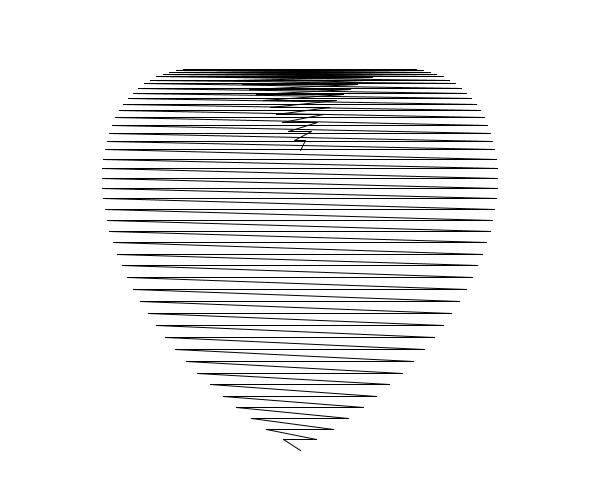
Frame 1 (no input)
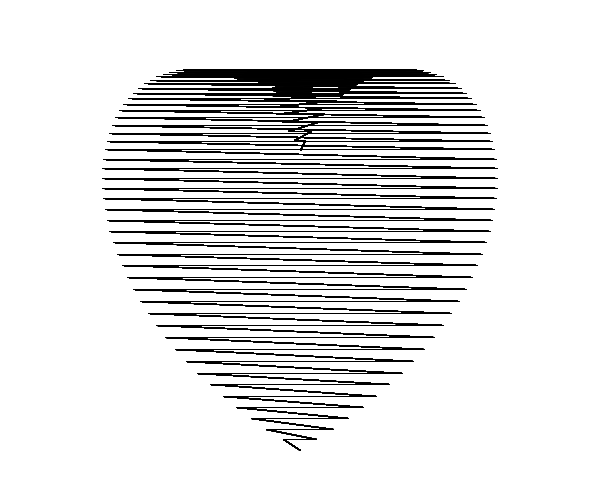
Frame 60 (the mouse pressed at the canvas centre just before this capture)
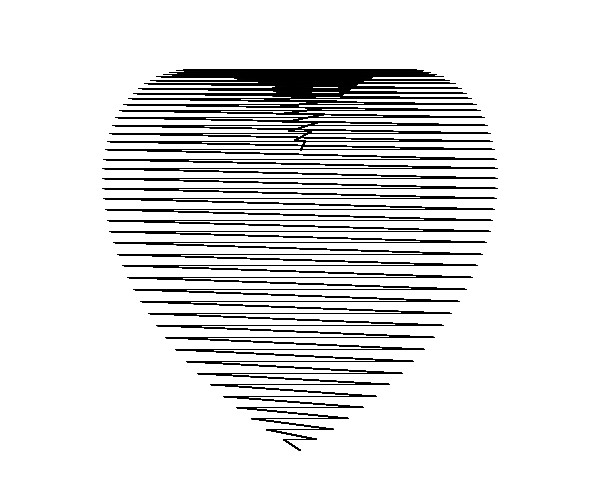
Frame 120 (the mouse held since frame 60 and released just before this capture)

The Processing sketch that drew these frames (run headless with seeded random() and noise(); from frame 60 on, the mouse is pressed at the canvas centre):

// Processing sketch: Assignement_9_example
// ── Assignement_9_example.pde
float[][] coords = {{300.0,150.0},{300.0,150.0},{305.40588,140.29718},{294.59412,140.29718},{311.13293,131.19434},{288.86707,131.19434},{317.1531,122.69919},{282.8469,122.69919},{323.43817,114.81848},{276.56183,114.81848},{329.95978,107.558075},{270.04022,107.558075},{336.68948,100.92282},{263.31052,100.92282},{343.59875,94.916626},{256.40125,94.916626},{350.659,89.54242},{249.341,89.54242},{357.84164,84.802216},{242.15836,84.802216},{365.11807,80.69711},{234.88193,80.69711},{372.45972,77.22708},{227.54028,77.22708},{379.83807,74.3913},{220.16193,74.3913},{387.22476,72.18802},{212.77524,72.18802},{394.59146,70.61438},{205.40854,70.61438},{401.91,69.66672},{198.09,69.66672},{409.1524,69.34036},{190.8476,69.34036},{416.29086,69.62979},{183.70914,69.62979},{423.2978,70.52844},{176.70221,70.52844},{430.14587,72.02896},{169.85413,72.02896},{436.80804,74.122955},{163.19196,74.122955},{443.25757,76.80124},{156.74243,76.80124},{449.46802,80.05365},{150.53198,80.05365},{455.4133,83.8692},{144.5867,83.8692},{461.0677,88.23602},{138.93231,88.23602},{466.40594,93.14133},{133.59406,93.14133},{471.40314,98.57153},{128.59686,98.57153},{476.03482,104.51221},{123.96518,104.51221},{480.2771,110.94812},{119.7229,110.94812},{484.10645,117.86316},{115.893555,117.86316},{487.5,125.24048},{112.5,125.24048},{490.43536,133.06238},{109.56464,133.06238},{492.89062,141.31049},{107.109375,141.31049},{494.8446,149.9656},{105.155396,149.9656},{496.27673,159.00781},{103.72327,159.00781},{497.16693,168.4165},{102.83307,168.4165},{497.49585,178.17029},{102.50415,178.17029},{497.24487,188.24722},{102.75513,188.24722},{496.39603,198.62456},{103.60397,198.62456},{494.932,209.27905},{105.06799,209.27905},{492.8363,220.18668},{107.1637,220.18668},{490.0931,231.32289},{109.90689,231.32289},{486.68744,242.6626},{113.31256,242.6626},{482.60504,254.18005},{117.39496,254.18005},{477.83255,265.84903},{122.16745,265.84903},{472.35727,277.64273},{127.64273,277.64273},{466.16748,289.5339},{133.83252,289.5339},{459.2523,301.49487},{140.74771,301.49487},{451.60156,313.49738},{148.39844,313.49738},{443.20615,325.51282},{156.79385,325.51282},{434.05777,337.51215},{165.94223,337.51215},{424.14908,349.46606},{175.85092,349.46606},{413.47354,361.34476},{186.52646,361.34476},{402.0257,373.11813},{197.9743,373.11813},{389.8009,384.75583},{210.1991,384.75583},{376.7955,396.2272},{223.2045,396.2272},{363.00687,407.50134},{236.99313,407.50134},{348.43323,418.5471},{251.56677,418.5471},{333.07388,429.33316},{266.92612,429.33316},{316.92905,439.828},{283.07095,439.828},{300.0,450.0},{300.0,450.0}};

void setup() {
    size (600, 500);
    background(255);
}

void draw() {
    for (int i = 0; i < coords.length - 1; i++) {
        line (coords [i][0], coords [i][1], coords [i+1][0], coords [i+1][1]);
    }    
}
